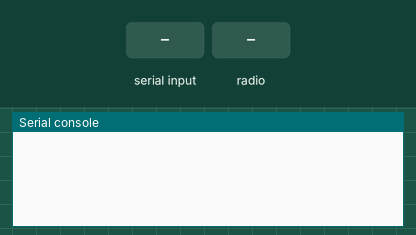
The program below on a simulated BBC micro:bit running MicroPython. Shown: the last lines printed to the serial console. The test bench sets the inputs (shaded band). No radio messages arrive unless stated (any console line starting 'radio sent:' is added by the test bench).

Above: at 1.2 s.
1.3 s: "1" typed at the serial console
At 5.8 s:
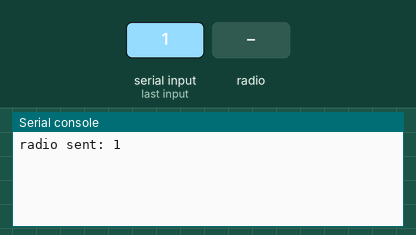
6.5 s: radio message "1" arrives
At 10.9 s:
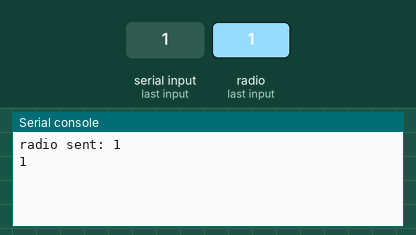
11.6 s: "0" typed at the serial console
At 16.1 s:
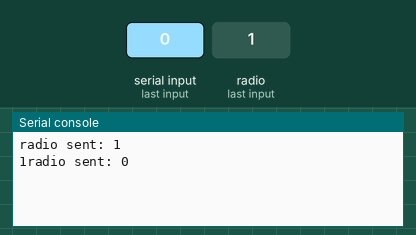

Measured:
- after the input at 1.3 s, the serial console: prints a new line after 3.8 s (image 1)
- after the input at 6.5 s, the serial console: prints a new line after 3.6 s (image 2)
- after the input at 11.6 s, the serial console: prints a new line after 3.6 s (image 3)

The program:

radio.py
```python
from microbit import *
import radio

radio.config(group = 199)
radio.on()

uart.init(baudrate=115200)

counter = 0
while True:
    counter += 1
    if counter >= 500:
        counter = 0

        msg_uart = uart.read()
        if msg_uart is not None:
            msg_str = str(msg_uart, 'UTF-8')
            radio.send(msg_str)

        msg_radio = radio.receive()
        if msg_radio is not None:
            uart.write(msg_radio)


    sleep(10)
```
